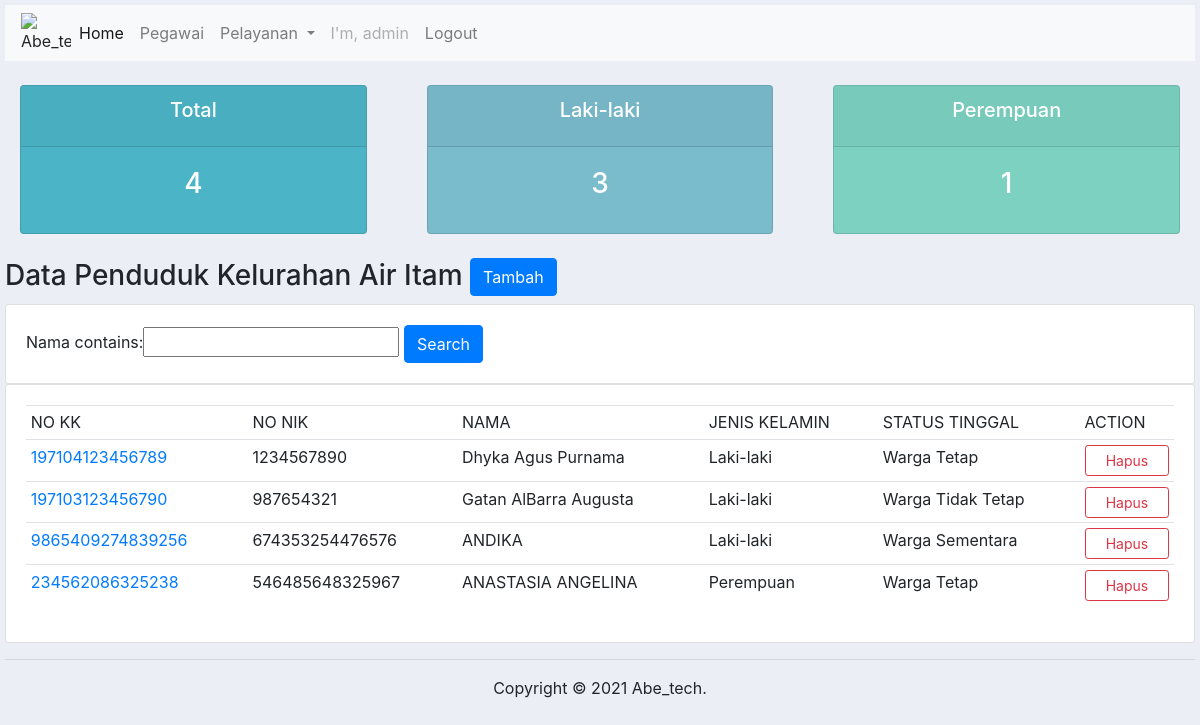
Page /penduduk/ (signed in) on the committed database.
### data_penduduk/models.py (models this page shows, shortened)
class Penduduk(models.Model):
    no_kk = models.IntegerField(null=True)
    nik = models.IntegerField(null=True)
    nama = models.CharField(max_length=50)
    tempat_lahir = models.CharField(max_length=50)
    tanggal_lahir = models.DateField(max_length=50)
    gol_darah = models.ForeignKey(goldarah, on_delete=models.CASCADE, null=True)
    status_kawin = models.ForeignKey(skawin, on_delete=models.CASCADE, null=True)
    jenis_kelamin = models.ForeignKey(jkel, on_delete=models.CASCADE, null=True)
    agama = models.ForeignKey(kagama, on_delete=models.CASCADE, null=True)
    alamat = models.CharField(max_length=50)
    rt = models.IntegerField(null=True)
    rw = models.IntegerField(null=True)
    kelurahan = models.CharField(max_length=50)
    pendidikan = models.ForeignKey(didik, on_delete=models.CASCADE, null=True)
    pekerjaan = models.ForeignKey(kerja, on_delete=models.CASCADE, null=True)
    status_tinggal = models.ForeignKey(stinggal, on_delete=models.CASCADE, null=True)

class jkel(models.Model):
    nama = models.CharField(max_length=50)
    keterangan = models.TextField()
    def __str__(self):
        return self.nama

class stinggal(models.Model):
    nama = models.CharField(max_length=50)
    keterangan = models.TextField()
    def __str__(self):
        return self.nama

### data_penduduk/views.py (the view)
# urls.py: path('penduduk/', views.penduduk, name='data_penduduk'),
@login_required(login_url=settings.LOGIN_URL)
def penduduk(request):
    penduduk = Penduduk.objects.all()
    total_penduduk = penduduk.count()
    laki = Penduduk.objects.filter(jenis_kelamin__nama='Laki-laki').count()
    perempuan = Penduduk.objects.filter(jenis_kelamin__nama='Perempuan').count()
    myFilter = PendudukFilter(request.GET, queryset=penduduk)
    penduduk = myFilter.qs
    konteks = {
        'penduduk' : penduduk,
        'total_penduduk':total_penduduk,
        'laki':laki,
        'perempuan':perempuan,
        'myFilter':myFilter,
    }
    return render(request, 'data_penduduk/penduduk.html', konteks)

### data_penduduk/templates/data_penduduk/penduduk.html (shortened to what this page needs)
{% extends 'data_penduduk/home.html' %}
{% load static %}
{% block content %}
{% include 'data_penduduk/status.html' %}
<br>
<div class="row">
    <div class="col">
        <h3>
            Data Penduduk Kelurahan Air Itam
            <a href="{% url 'tambahPenduduk' %}" class="btn btn-primary">Tambah</a>
        </h3>
    </div>
</div>
<div class="row">
    <div class="col">
        <div class="card card-body">
            <form method="get">
                {{myFilter.form}}
            <button class="btn btn-primary" type="submit">Search</button>
        </form>
        </div>
    </div>
</div>
<div class="row">
    <div class="col-md">
        <div class="card card-body">
            <table class="table table-sm">
                <thead>
                    <tr>
                        <td>NO KK</td>
                        <td>NO NIK</td>
                        <td>NAMA</td>
                        <td>JENIS KELAMIN</td>
                        <td>STATUS TINGGAL</td>
                        <td>ACTION</td>
                    </tr>
                </thead>
                <tbody>
                    {% for penduduk in penduduk %}
                    <tr>
                        <td><a href="{% url 'profilPenduduk' penduduk.id %}">{{ penduduk.no_kk }}</a></td>
                        <td>{{ penduduk.nik }}</td>
                        <td>{{ penduduk.nama }}</td>
                        <td>{{ penduduk.jenis_kelamin }}</td>
                        <td>{{ penduduk.status_tinggal }}</td>
                        <td>
                            <button type="button" data-toggle="modal" data-target="#hapus-{{ penduduk.id }}" class="btn btn-outline-danger  btn-sm btn-block">
                                Hapus
                            </button>
                        </td>
                    </tr>
                    {% endfor %}
                </tbody>
            </table>
        </div>
    </div>
</div>
{% endblock content %}

### data_penduduk/templates/data_penduduk/home.html (shortened to what this page needs)
{% load static %}
<!DOCTYPE html>
<html lang="en">
<head>
    <link rel="stylesheet" href="https://stackpath.bootstrapcdn.com/bootstrap/4.3.1/css/bootstrap.min.css">
</head>
<body>
    {% include 'data_penduduk/navbar.html' %}
    {% block content %}
    {% endblock content %}
    <hr>
    <center><p>Copyright &copy; 2021 Abe_tech.</p></center>
</body>
</html>

### data_penduduk/templates/data_penduduk/navbar.html (shortened to what this page needs)
{% load static %}
<nav class="navbar navbar-expand-lg navbar-light bg-light">
    <img src="{% static 'img/pgk.png' %}" alt="Abe_tech" width='50px'>
    <div class="collapse navbar-collapse" id="navbarSupportedContent">
      <ul class="navbar-nav mr-auto">
        <li class="nav-item active">
          <a class="nav-link" href="/penduduk/">Home</a>
        </li>
        <li class="nav-item">
          <a class="nav-link" href="/pegawai/">Pegawai</a>
        </li>
        <li class="nav-item dropdown">
          <a class="nav-link dropdown-toggle" href="#" id="navbarDropdown" role="button" data-toggle="dropdown" aria-haspopup="true" aria-expanded="false">
            Pelayanan
          </a>
        </li>
        <li class="nav-item">
          {% if user.is_authenticated %}
          <a class="nav-link disabled" href="">I'm, {{user}}</a>
          {% endif %}
        </li>
        <li class="nav-item">
          <a class="nav-link" href="{% url 'keluar' %}">Logout</a>
        </li>
      </ul>
    </div>
  </nav>

### data_penduduk/templates/data_penduduk/status.html
<br>
<div class="row">
    <div class="col">
        <div class="col-md">
            <div class="card text-center  text-white md-3" id="total-penduduk">
                <div class="card-header">
                    <h5 class="card-title">Total</h5>
                </div>
                <div class="card-body">
                    <h3 class="card-title">{{total_penduduk}}</h3>
                </div>
            </div>
        </div>
    </div>
    <div class="col">
        <div class="col-md">
            <div class="card text-center  text-white md-3" id="laki">
                <div class="card-header">
                    <h5 class="card-title">Laki-laki</h5>
                </div>
                <div class="card-body">
                    <h3 class="card-title">{{laki}}</h3>
                </div>
            </div>
        </div>
    </div>
    <div class="col">
        <div class="col-md">
            <div class="card text-center  text-white md-3" id="perempuan">
                <div class="card-header">
                    <h5 class="card-title">Perempuan</h5>
                </div>
                <div class="card-body">
                    <h3 class="card-title">{{perempuan}}</h3>
                </div>
            </div>
        </div>
    </div>
</div>

### data_penduduk/templates/data_penduduk/home.html (style rules this page uses)
body { background-color: #ebeff5; margin: 5px; }
#total-penduduk { background-color: #4cb4c7; }
#laki { background-color: #7abbcc; }
#perempuan { background-color: #7cd1c0; }

### rows in the picture
Penduduk: no_kk "197104123456789", nik "1234567890", nama "Dhyka Agus Purnama", jenis_kelamin "Laki-laki", status_tinggal "Warga Tetap"
Penduduk: no_kk "197103123456790", nik "987654321", nama "Gatan AlBarra Augusta", jenis_kelamin "Laki-laki", status_tinggal "Warga Tidak Tetap"
Penduduk: no_kk "9865409274839256", nik "674353254476576", nama "ANDIKA", jenis_kelamin "Laki-laki", status_tinggal "Warga Sementara"
Penduduk: no_kk "234562086325238", nik "546485648325967", nama "ANASTASIA ANGELINA", jenis_kelamin "Perempuan", status_tinggal "Warga Tetap"

### other values in the picture
{{ user }} "admin"
{{ total_penduduk }} "4"
{{ laki }} "3"
{{ perempuan }} "1"
